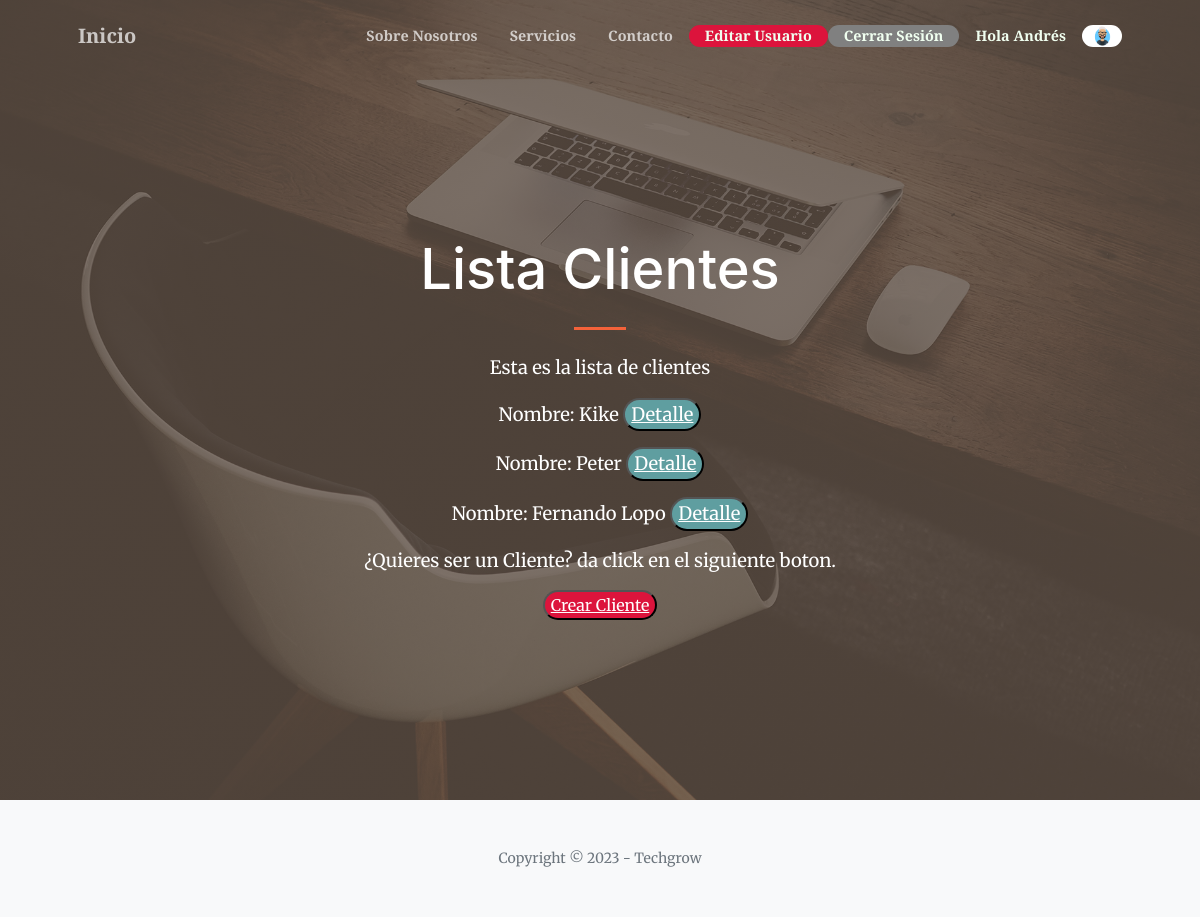
Page /Consultorias/companyclient/list (signed in) on the committed database.
### Consultorias/models.py (models this page shows)
class Avatar(models.Model):
    user = models.ForeignKey(User, on_delete=models.CASCADE)
    image= models.ImageField(upload_to="media", null=True, blank=True)

class companyClient(models.Model):
    client_name = models.CharField(max_length=40)
    client_company = models.CharField(max_length=40)
    client_country = CountryField()
    client_email = models.EmailField()
    class Meta:
        unique_together = ["client_company", "client_email"]

### Consultorias/views.py (the view)
# urls.py: path('companyclient/list',views.companyclientList.as_view(), name = "resultados_company_client"),
class companyclientList(LoginRequiredMixin,ListView):
      model = companyClient
      template_name= "Consultorias/companyclients/companyclient_list.html"

### Consultorias/templates/Consultorias/companyclients/companyclient_list.html (shortened to what this page needs)
{% extends "Consultorias/padre.html" %}
{% load static %}
{% block inicio %}
Lista Clientes
{% endblock %}
{% block resultadosparabuscador %}
<p style="color:white">Esta es la lista de clientes</p>
{% for x in object_list %}
<div style="text-align: center;">
<p style="color:white;">
    Nombre: {{x.client_name}}
    <button style="background-color:cadetblue; border-color:black;border-radius: 22px">
        <a style="color:white" href= '{% url "detalle_company_client" x.id %}'> Detalle </a>
    </button>
</p>
    </div>
{% endfor %}
{% if  request.user.is_staff %}
<p style="color:white">¿Quieres ser un Cliente? da click en el siguiente boton.</p>
<button style="background-color:crimson; border-color:black;border-radius: 22px">
    <a style="color:white" href = '{% url "crear_company_client" %}'> Crear Cliente </a>
</button>
{% endif %}
{% endblock %}

### Consultorias/templates/Consultorias/padre.html (shortened to what this page needs)
<!DOCTYPE html>
<html lang="en">
    <head>
        {% load static %}
        <link href="https://cdn.jsdelivr.net/npm/bootstrap-icons@1.5.0/font/bootstrap-icons.css" rel="stylesheet" />
        <link href="https://cdnjs.cloudflare.com/ajax/libs/SimpleLightbox/2.1.0/simpleLightbox.min.css" rel="stylesheet" />
        <link href="{% static 'Consultorias/css/styles.css' %}" rel="stylesheet" />
    </head>
    <body id="page-top">
        <nav class="navbar navbar-expand-lg navbar-light fixed-top py-3" id="mainNav">
            <div class="container px-4 px-lg-5">
                <a class="navbar-brand" class="nav-link" href='{% url "Inicio" %}'>Inicio</a>
                <div class="collapse navbar-collapse" id="navbarResponsive">
                    <ul class="navbar-nav ms-auto my-2 my-lg-0">
                        <li class="nav-item"><a class="nav-link" href='{% url "Inicio" %}#about'>Sobre Nosotros</a></li>
                        <li class="nav-item"><a class="nav-link" href='{% url "Inicio" %}#services'>Servicios</a></li>
                        <li class="nav-item"><a class="nav-link" href='{% url "Inicio" %}#contact'>Contacto</a></li>
                        {% if  request.user.is_authenticated %}
                        <li class="nav-item"><a class="nav-link" href='{% url "editar_usuario" %}' style="background-color:crimson;border-radius: 22px;color: honeydew;">Editar Usuario</a></li>
                        <li class="nav-item"><a class="nav-link" href='{% url "cerrar_sesion" %}' style="background-color:gray;border-radius: 22px;color: honeydew;">Cerrar Sesión</a></li>
                        <li class="nav-item"><a class="nav-link" style="color: honeydew;">Hola {{user.first_name}}</a></li>
                        {% with user.avatar_set.last as profileavatar %}
                        {% if profileavatar %}
                        <img src="{{profileavatar.image.url}}" alt="" style="max-width: 40px;border-radius: 22px;margin-right: auto; margin-left: auto;">
                        {% endif %}
                        {% endwith %}
                        {% endif %}
                    </ul>
                </div>
            </div>
        </nav>
        <header class="masthead">
            <div class="container px-4 px-lg-5 h-100">
                <div class="row gx-4 gx-lg-5 h-100 align-items-center justify-content-center text-center">
                    <div class="col-lg-8 align-self-end">
                        <h1 class="text-white font-weight-bold">        {% block inicio %} {% endblock %}</h1>
                        <hr class="divider" />
                        <p>{% block resultadosparabuscador %} {% endblock %} </p>
                    </div>
                </div>
            </div>
        </header>
        <footer class="bg-light py-5">
            <div class="container px-4 px-lg-5"><div class="small text-center text-muted">Copyright &copy; 2023 - Techgrow</div></div>
        </footer>
    </body>
</html>

### rows in the picture
Avatar: image (picture)
companyClient: client_name "Kike"
companyClient: client_name "Peter"
companyClient: client_name "Fernando Lopo"

### other values in the picture
{{ user.first_name }} "Andrés"
